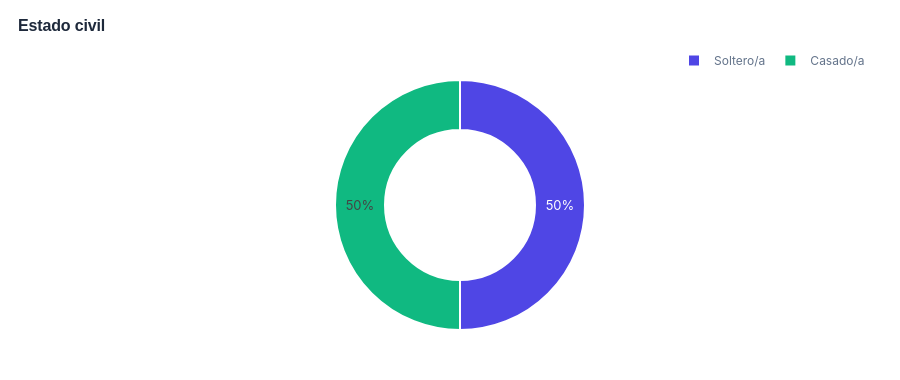
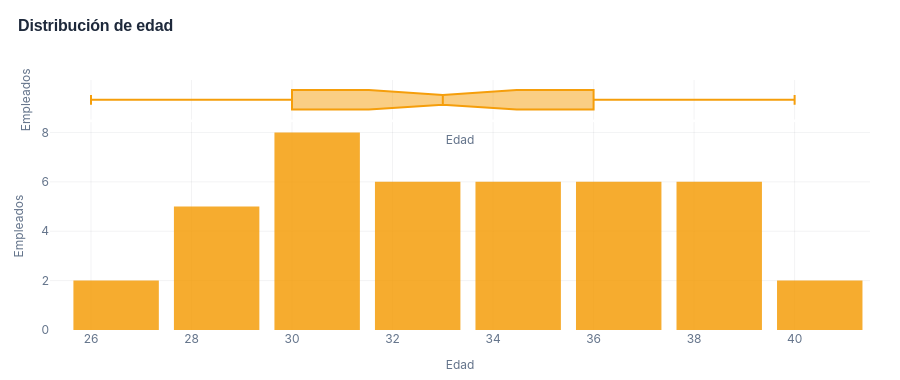

The code cell stored with these charts, in order, in its notebook:
### Code cell
section_title('Demografía', 'Edad y estado civil')

df_civil = activos[activos['CX_EDOCIVIL'].isin(['S', 'C'])].copy()
df_civil['Estado_Civil_Full'] = df_civil['CX_EDOCIVIL'].map({'S': 'Soltero/a', 'C': 'Casado/a'})

fig_civil = px.pie(df_civil, names='Estado_Civil_Full', hole=0.6, 
                   color_discrete_sequence=[C['accent'], C['success']])
fig_civil.update_traces(textinfo='percent', textfont_size=13, 
                        marker=dict(line=dict(color=C['card'], width=2)),
                        hovertemplate='<b>%{label}</b><br>%{percent}<extra></extra>')
_style(fig_civil, 'Estado civil', h=380)
fig_civil.update_layout(showlegend=True, legend=dict(orientation="h", yanchor="bottom", y=1.02, xanchor="right", x=1, font=dict(size=12)))
fig_civil.show()

fig_edad = px.histogram(activos, x='Edad', nbins=12, marginal="box", 
                        color_discrete_sequence=[C['warning']], opacity=0.85)
fig_edad.update_traces(marker_line_width=0, hovertemplate='Edad: %{x}<br>Empleados: %{y}<extra></extra>')
_style(fig_edad, 'Distribución de edad', h=380)
fig_edad.update_yaxes(title_text="Empleados")
fig_edad.update_xaxes(title_text="Edad")
fig_edad.update_layout(bargap=0.15)
fig_edad.show()

render_insight(
    'Datos demográficos',
    f'La media de edad se sitúa en <b>{edad_med} años</b>. Es un equipo joven, algo que también se refleja en la alta proporción de personas solteras, un patrón común en estas edades.'
)

### Figure 1 — Plotly figure (JSON) as saved in the notebook; plotly's stock layout.template omitted (floating-point values rounded to 4 significant figures)
{"data": [{"domain": {"x": [0, 1], "y": [0, 1]}, "hole": 0.6, "hovertemplate": "<b>%{label}</b><br>%{percent}<extra></extra>", "labels": ["Soltero/a", "Casado/a", "Soltero/a", "Casado/a", "Soltero/a", "Casado/a", "Casado/a", "Soltero/a", "Casado/a", "Soltero/a", "Casado/a", "Soltero/a", "Casado/a", "Soltero/a", "Casado/a", "Soltero/a", "Casado/a", "Casado/a", "Casado/a", "Soltero/a", "Casado/a", "Soltero/a", "Casado/a", "Soltero/a", "Casado/a", "Soltero/a", "Casado/a", "Soltero/a", "Casado/a", "Soltero/a", "Soltero/a", "Casado/a", "Casado/a", "Soltero/a", "Soltero/a", "Soltero/a", "Casado/a", "Soltero/a", "Soltero/a", "Casado/a"], "legendgroup": "", "marker": {"line": {"color": "#FFFFFF", "width": 2}}, "name": "", "showlegend": true, "textfont": {"size": 13}, "textinfo": "percent", "type": "pie"}], "layout": {"font": {"color": "#64748B", "family": "Inter, sans-serif", "size": 12}, "height": 380, "legend": {"font": {"size": 12}, "orientation": "h", "tracegroupgap": 0, "x": 1, "xanchor": "right", "y": 1.02, "yanchor": "bottom"}, "margin": {"b": 50, "l": 50, "r": 30, "t": 80}, "paper_bgcolor": "#FFFFFF", "piecolorway": ["#4F46E5", "#10B981"], "plot_bgcolor": "#FFFFFF", "showlegend": true, "title": {"text": "<b style=\"font-family:'Outfit', sans-serif;font-size:16px;font-weight:700;color:#1E293B;letter-spacing:-0.01em;\">Estado civil</b>", "x": 0.02, "y": 0.95}, "xaxis": {"gridcolor": "rgba(15, 23, 42, 0.05)", "title": {"font": {"color": "#64748B", "size": 12}}, "zeroline": false}, "yaxis": {"gridcolor": "rgba(15, 23, 42, 0.05)", "title": {"font": {"color": "#64748B", "size": 12}}, "zeroline": false}}}

### Figure 2 — Plotly figure (JSON) as saved in the notebook; plotly's stock layout.template omitted (floating-point values rounded to 4 significant figures)
{"data": [{"bingroup": "x", "hovertemplate": "Edad: %{x}<br>Empleados: %{y}<extra></extra>", "legendgroup": "", "marker": {"color": "#F59E0B", "line": {"width": 0}, "opacity": 0.85, "pattern": {"shape": ""}}, "name": "", "nbinsx": 12, "orientation": "v", "showlegend": false, "type": "histogram", "x": [30, 38, 33, 35, 28, 40, 35, 30, 38, 31, 36, 33, 36, 28, 39, 32, 36, 34, 38, 32, 40, 29, 36, 31, 39, 26, 34, 31, 38, 33, 29, 32, 35, 36, 27, 35, 30, 37, 28, 30, 30], "xaxis": "x", "yaxis": "y"}, {"hovertemplate": "Edad: %{x}<br>Empleados: %{y}<extra></extra>", "legendgroup": "", "marker": {"color": "#F59E0B", "line": {"width": 0}}, "name": "", "notched": true, "showlegend": false, "type": "box", "x": [30, 38, 33, 35, 28, 40, 35, 30, 38, 31, 36, 33, 36, 28, 39, 32, 36, 34, 38, 32, 40, 29, 36, 31, 39, 26, 34, 31, 38, 33, 29, 32, 35, 36, 27, 35, 30, 37, 28, 30, 30], "xaxis": "x2", "yaxis": "y2"}], "layout": {"bargap": 0.15, "barmode": "relative", "font": {"color": "#64748B", "family": "Inter, sans-serif", "size": 12}, "height": 380, "legend": {"tracegroupgap": 0}, "margin": {"b": 50, "l": 50, "r": 30, "t": 80}, "paper_bgcolor": "#FFFFFF", "plot_bgcolor": "#FFFFFF", "title": {"text": "<b style=\"font-family:'Outfit', sans-serif;font-size:16px;font-weight:700;color:#1E293B;letter-spacing:-0.01em;\">Distribución de edad</b>", "x": 0.02, "y": 0.95}, "xaxis": {"anchor": "y", "domain": [0, 1], "gridcolor": "rgba(15, 23, 42, 0.05)", "title": {"font": {"color": "#64748B", "size": 12}, "text": "Edad"}, "zeroline": false}, "xaxis2": {"anchor": "y2", "domain": [0, 1], "gridcolor": "rgba(15, 23, 42, 0.05)", "matches": "x", "showgrid": true, "showticklabels": false, "title": {"font": {"color": "#64748B", "size": 12}, "text": "Edad"}, "zeroline": false}, "yaxis": {"anchor": "x", "domain": [0, 0.8316], "gridcolor": "rgba(15, 23, 42, 0.05)", "title": {"font": {"color": "#64748B", "size": 12}, "text": "Empleados"}, "zeroline": false}, "yaxis2": {"anchor": "x2", "domain": [0.8416, 1], "gridcolor": "rgba(15, 23, 42, 0.05)", "matches": "y2", "showgrid": false, "showline": false, "showticklabels": false, "ticks": "", "title": {"font": {"color": "#64748B", "size": 12}, "text": "Empleados"}, "zeroline": false}}}
